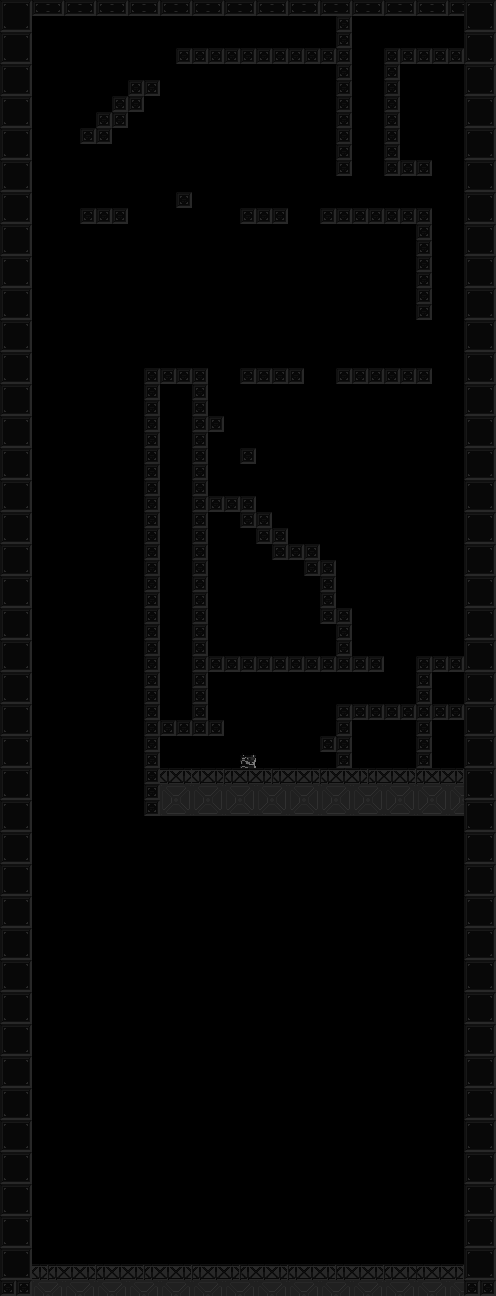

This is a level from a 2D game, rendered from its Tiled map with the project's own tilesets. A one-line summary and the map file follow, with tile-layer data summarised:
An orthogonal 31x81 tile map with 16x16 px tiles, 1 tile layer (Main) and 2 objects (2x actor).

<map version="1.4" tiledversion="1.4.3" orientation="orthogonal" renderorder="right-down" width="31" height="81" tilewidth="16" tileheight="16" infinite="0" nextlayerid="3" nextobjectid="26">
 <tileset firstgid="1" name="prtsilver" tilewidth="16" tileheight="16" tilecount="256" columns="16">
  <image source="../image/prtsilver.png" width="256" height="256" />
 </tileset>
 <layer id="1" name="Main" width="31" height="81">
  <properties>
   <property name="collide" type="bool" value="true" />
  </properties>
  <data>[2511 cells, 642 non-empty, 15 distinct tile ids]</data>
 </layer>
 <objectgroup draworder="index" id="2" name="Actor">
  <object id="13" name="door" type="actor" x="224" y="480" width="16" height="16">
   <properties>
    <property name="dir" type="int" value="0" />
    <property name="eve" value="door_to_practice" />
    <property name="flags" value="0x4" />
    <property name="id" type="int" value="100" />
    <property name="spawn" type="int" value="0" />
   </properties>
  </object>
  <object id="25" name="fox" type="actor" x="208" y="1248" width="16" height="16">
   <properties>
    <property name="dir" type="int" value="1" />
    <property name="eve" value="retry_fall" />
    <property name="flags" value="0x4" />
    <property name="id" type="int" value="200" />
    <property name="spawn" type="int" value="0" />
   </properties>
  </object>
 </objectgroup>
</map>
